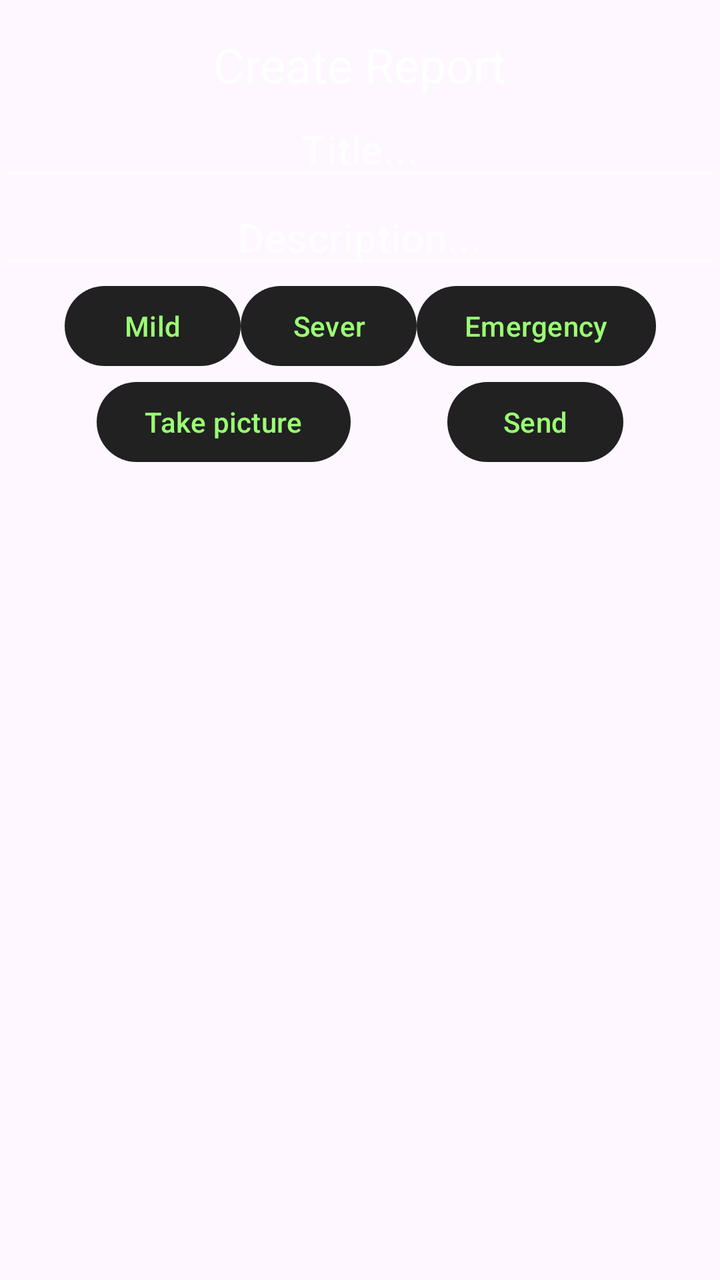
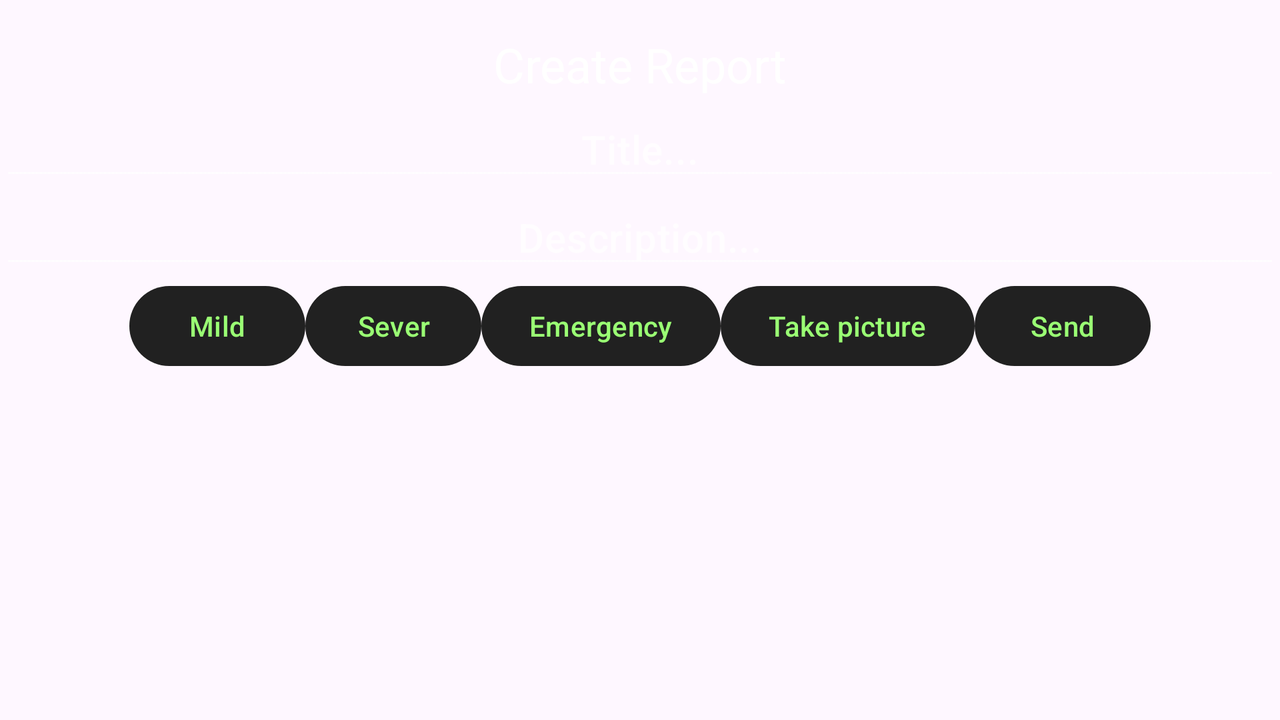

One screen, two layout resources from the same app: the default and the repository's alternative for another configuration. Each is rendered where Android would select it; the XML of both is given below.
<!-- AndroidManifest.xml: application theme Theme.X9 -->
<!-- res/layout/fragment_create_report.xml -->
<?xml version="1.0" encoding="utf-8"?>
<androidx.constraintlayout.widget.ConstraintLayout
    xmlns:android="http://schemas.android.com/apk/res/android"
    xmlns:app="http://schemas.android.com/apk/res-auto"
    xmlns:tools="http://schemas.android.com/tools"
    android:id="@+id/fragment_create_report"
    android:layout_width="match_parent"
    android:layout_height="match_parent"
    tools:context=".view.CreateReportFragment"
    android:theme="@style/Theme.AppCompat">

    <TextView
        android:id="@+id/make_title"
        android:layout_width="wrap_content"
        android:layout_height="35dp"
        android:layout_marginTop="16dp"
        android:textAppearance="?attr/textAppearanceHeadline5"
        android:text="@string/create_report_text"
        app:layout_constraintEnd_toEndOf="parent"
        app:layout_constraintStart_toStartOf="parent"
        app:layout_constraintTop_toTopOf="parent"
        app:layout_constraintVertical_chainStyle="packed" />

    <EditText
        android:id="@+id/report_title"
        android:layout_width="match_parent"
        android:layout_height="wrap_content"
        android:textAlignment="center"
        android:textAppearance="?attr/textAppearanceHeadline6"
        android:hint="@string/report_title_placeholder"
        app:layout_constraintEnd_toEndOf="parent"
        app:layout_constraintTop_toBottomOf="@+id/make_title"
        app:layout_constraintStart_toStartOf="parent"
        app:layout_constraintVertical_chainStyle="packed" />


    <EditText
        android:id="@+id/description"
        android:layout_width="match_parent"
        android:layout_height="wrap_content"
        android:hint="@string/description_placeholder"
        android:textAlignment="center"
        android:textAppearance="?attr/textAppearanceHeadline6"
        app:layout_constraintStart_toStartOf="parent"
        app:layout_constraintEnd_toEndOf="parent"
        app:layout_constraintTop_toBottomOf="@+id/report_title"
        app:layout_constraintVertical_chainStyle="packed" />

    <Button
        android:id="@+id/button_mild"
        android:layout_width="wrap_content"
        android:layout_height="wrap_content"
        android:text="@string/button_mild"
        android:textColor="@color/light_green"
        tools:ignore="ButtonStyle"
        app:layout_constraintStart_toStartOf="parent"
        app:layout_constraintEnd_toStartOf="@id/button_sever"
        app:layout_constraintTop_toBottomOf="@+id/description"
        app:layout_constraintHorizontal_chainStyle="packed"/>

    <Button
        android:id="@+id/button_sever"
        android:layout_width="wrap_content"
        android:layout_height="wrap_content"
        android:text="@string/button_sever"
        android:textColor="@color/light_green"
        app:layout_constraintEnd_toEndOf="parent"
        app:layout_constraintStart_toEndOf="@+id/button_mild"
        app:layout_constraintEnd_toStartOf="@id/button_emergency"
        app:layout_constraintTop_toTopOf="@+id/button_mild"
        tools:ignore="ButtonStyle" />

    <Button
        android:id="@+id/button_emergency"
        android:layout_width="wrap_content"
        android:layout_height="wrap_content"
        android:text="@string/button_emergency"
        android:textColor="@color/light_green"
        tools:ignore="ButtonStyle"
        app:layout_constraintEnd_toEndOf="parent"
        app:layout_constraintStart_toEndOf="@+id/button_sever"
        app:layout_constraintTop_toTopOf="@+id/button_mild" />

    <Button
        android:id="@+id/button_take_pic"
        android:layout_width="wrap_content"
        android:layout_height="wrap_content"
        android:text="@string/take_pic_button_text"
        android:textColor="@color/light_green"
        tools:ignore="ButtonStyle"
        app:layout_constraintStart_toStartOf="parent"
        app:layout_constraintEnd_toStartOf="@id/button_send"
        app:layout_constraintTop_toBottomOf="@+id/button_emergency" />

    <Button
        android:id="@+id/button_send"
        android:layout_width="wrap_content"
        android:layout_height="wrap_content"
        android:text="@string/button_send"
        android:textColor="@color/light_green"
        tools:ignore="ButtonStyle"
        app:layout_constraintStart_toEndOf="@+id/button_take_pic"
        app:layout_constraintEnd_toEndOf="parent"
        app:layout_constraintTop_toBottomOf="@+id/button_emergency" />





</androidx.constraintlayout.widget.ConstraintLayout>
<!-- resources referenced by this layout -->
<resources>
  <color name="light_green">#9AFF74</color>
  <string name="button_emergency">Emergency</string>
  <string name="button_mild">Mild</string>
  <string name="button_send">Send</string>
  <string name="button_sever">Sever</string>
  <string name="create_report_text">Create Report</string>
  <string name="description_placeholder">Description...</string>
  <string name="report_title_placeholder">Title...</string>
  <string name="take_pic_button_text">Take picture</string>
  <style name="Theme.X9" parent="Base.Theme.X9" />
  <style name="Base.Theme.X9" parent="Theme.Material3.DayNight.NoActionBar">
          
          
      </style>
</resources>
<!-- res/layout-land/fragment_create_report.xml (the repository's variant of the layout above) -->
<!-- drawn on the phone turned sideways -->
<?xml version="1.0" encoding="utf-8"?>
<androidx.constraintlayout.widget.ConstraintLayout
    xmlns:android="http://schemas.android.com/apk/res/android"
    xmlns:app="http://schemas.android.com/apk/res-auto"
    xmlns:tools="http://schemas.android.com/tools"
    android:id="@+id/fragment_create_report"
    android:layout_width="match_parent"
    android:layout_height="match_parent"
    tools:context=".view.CreateReportFragment"
    android:theme="@style/Theme.AppCompat">

    <TextView
        android:id="@+id/make_title"
        android:layout_width="wrap_content"
        android:layout_height="35dp"
        android:layout_marginTop="16dp"
        android:textAppearance="?attr/textAppearanceHeadline5"
        android:text="@string/create_report_text"
        app:layout_constraintEnd_toEndOf="parent"
        app:layout_constraintStart_toStartOf="parent"
        app:layout_constraintTop_toTopOf="parent"
        app:layout_constraintVertical_chainStyle="packed" />

    <EditText
        android:id="@+id/report_title"
        android:layout_width="match_parent"
        android:layout_height="wrap_content"
        android:textAlignment="center"
        android:textAppearance="?attr/textAppearanceHeadline6"
        android:hint="@string/report_title_placeholder"
        app:layout_constraintEnd_toEndOf="parent"
        app:layout_constraintTop_toBottomOf="@+id/make_title"
        app:layout_constraintStart_toStartOf="parent"
        app:layout_constraintVertical_chainStyle="packed" />


    <EditText
        android:id="@+id/description"
        android:layout_width="match_parent"
        android:layout_height="wrap_content"
        android:hint="@string/description_placeholder"
        android:textAlignment="center"
        android:textAppearance="?attr/textAppearanceHeadline6"
        app:layout_constraintStart_toStartOf="parent"
        app:layout_constraintEnd_toEndOf="parent"
        app:layout_constraintTop_toBottomOf="@+id/report_title"
        app:layout_constraintVertical_chainStyle="packed" />

    <Button
        android:id="@+id/button_mild"
        android:layout_width="wrap_content"
        android:layout_height="wrap_content"
        android:text="@string/button_mild"
        android:textColor="@color/light_green"
        tools:ignore="ButtonStyle"
        app:layout_constraintStart_toStartOf="parent"
        app:layout_constraintEnd_toStartOf="@id/button_sever"
        app:layout_constraintTop_toBottomOf="@+id/description"
        app:layout_constraintHorizontal_chainStyle="packed"/>

    <Button
        android:id="@+id/button_sever"
        android:layout_width="wrap_content"
        android:layout_height="wrap_content"
        android:text="@string/button_sever"
        android:textColor="@color/light_green"
        app:layout_constraintEnd_toEndOf="parent"
        app:layout_constraintStart_toEndOf="@+id/button_mild"
        app:layout_constraintEnd_toStartOf="@id/button_emergency"
        app:layout_constraintTop_toTopOf="@+id/button_mild"
        tools:ignore="ButtonStyle" />

    <Button
        android:id="@+id/button_emergency"
        android:layout_width="wrap_content"
        android:layout_height="wrap_content"
        android:text="@string/button_emergency"
        android:textColor="@color/light_green"
        tools:ignore="ButtonStyle"
        app:layout_constraintEnd_toStartOf="@id/button_take_pic"
        app:layout_constraintStart_toEndOf="@+id/button_sever"
        app:layout_constraintTop_toTopOf="@+id/button_mild" />

    <Button
        android:id="@+id/button_take_pic"
        android:layout_width="wrap_content"
        android:layout_height="wrap_content"
        android:text="@string/take_pic_button_text"
        android:textColor="@color/light_green"
        tools:ignore="ButtonStyle"
        app:layout_constraintStart_toEndOf="@id/button_emergency"
        app:layout_constraintEnd_toStartOf="@id/button_send"
        app:layout_constraintTop_toTopOf="@+id/button_emergency" />

    <Button
        android:id="@+id/button_send"
        android:layout_width="wrap_content"
        android:layout_height="wrap_content"
        android:text="@string/button_send"
        android:textColor="@color/light_green"
        tools:ignore="ButtonStyle"
        app:layout_constraintStart_toEndOf="@+id/button_take_pic"
        app:layout_constraintEnd_toEndOf="parent"
        app:layout_constraintTop_toTopOf="@+id/button_emergency" />





</androidx.constraintlayout.widget.ConstraintLayout>
